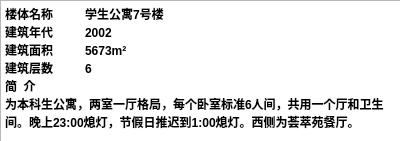
<?xml version="1.0" encoding="UTF-8"?>
<ui version="4.0">
 <class>a27qihao</class>
 <widget class="QDialog" name="a27qihao">
  <property name="geometry">
   <rect>
    <x>0</x>
    <y>0</y>
    <width>400</width>
    <height>141</height>
   </rect>
  </property>
  <property name="windowTitle">
   <string>Dialog</string>
  </property>
  <widget class="QTextBrowser" name="textBrowser">
   <property name="geometry">
    <rect>
     <x>0</x>
     <y>0</y>
     <width>401</width>
     <height>151</height>
    </rect>
   </property>
   <property name="html">
    <string>&lt;!DOCTYPE HTML PUBLIC &quot;-//W3C//DTD HTML 4.0//EN&quot; &quot;http://www.w3.org/TR/REC-html40/strict.dtd&quot;&gt;
&lt;html&gt;&lt;head&gt;&lt;meta name=&quot;qrichtext&quot; content=&quot;1&quot; /&gt;&lt;style type=&quot;text/css&quot;&gt;
p, li { white-space: pre-wrap; }
&lt;/style&gt;&lt;/head&gt;&lt;body style=&quot; font-family:'SimSun'; font-size:9pt; font-weight:400; font-style:normal;&quot;&gt;
&lt;p style=&quot; margin-top:0px; margin-bottom:0px; margin-left:0px; margin-right:0px; -qt-block-indent:0; text-indent:0px;&quot;&gt;&lt;span style=&quot; font-weight:600;&quot;&gt;楼体名称	学生公寓7号楼	&lt;/span&gt;&lt;/p&gt;
&lt;p style=&quot; margin-top:0px; margin-bottom:0px; margin-left:0px; margin-right:0px; -qt-block-indent:0; text-indent:0px;&quot;&gt;&lt;span style=&quot; font-weight:600;&quot;&gt;建筑年代	2002&lt;/span&gt;&lt;/p&gt;
&lt;p style=&quot; margin-top:0px; margin-bottom:0px; margin-left:0px; margin-right:0px; -qt-block-indent:0; text-indent:0px;&quot;&gt;&lt;span style=&quot; font-weight:600;&quot;&gt;建筑面积	5673m²	&lt;/span&gt;&lt;/p&gt;
&lt;p style=&quot; margin-top:0px; margin-bottom:0px; margin-left:0px; margin-right:0px; -qt-block-indent:0; text-indent:0px;&quot;&gt;&lt;span style=&quot; font-weight:600;&quot;&gt;建筑层数	6&lt;/span&gt;&lt;/p&gt;
&lt;p style=&quot; margin-top:0px; margin-bottom:0px; margin-left:0px; margin-right:0px; -qt-block-indent:0; text-indent:0px;&quot;&gt;&lt;span style=&quot; font-weight:600;&quot;&gt;简  介	&lt;/span&gt;&lt;/p&gt;
&lt;p style=&quot; margin-top:0px; margin-bottom:0px; margin-left:0px; margin-right:0px; -qt-block-indent:0; text-indent:0px;&quot;&gt;&lt;span style=&quot; font-weight:600;&quot;&gt;为本科生公寓，两室一厅格局，每个卧室标准6人间，共用一个厅和卫生间。晚上23:00熄灯，节假日推迟到1:00熄灯。西侧为荟萃苑餐厅。&lt;/span&gt;&lt;/p&gt;
&lt;p style=&quot;-qt-paragraph-type:empty; margin-top:0px; margin-bottom:0px; margin-left:0px; margin-right:0px; -qt-block-indent:0; text-indent:0px; font-weight:600;&quot;&gt;&lt;br /&gt;&lt;/p&gt;&lt;/body&gt;&lt;/html&gt;</string>
   </property>
  </widget>
 </widget>
 <resources/>
 <connections/>
</ui>
